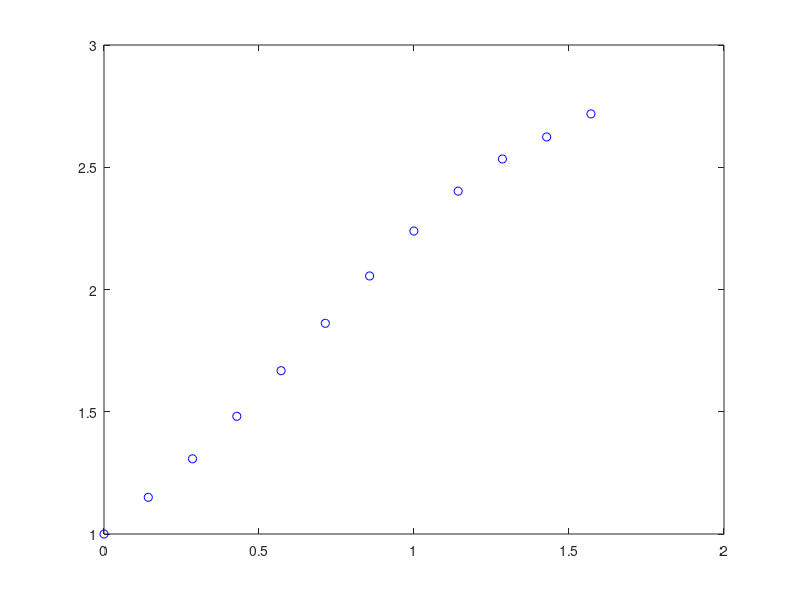

The MATLAB script that drew this image:
% y'' = y' cos(x) - y ln(y)
% Derivatives
%  fy = -ln(y)-1
%  fy' = cos(x)

clearvars;

N = 10;

a = 0;
b = pi/2;
y0 = 1;
yN = exp(1);
fy = @(y) -log(y) - 1;
fyp = @(x) cos(x);
h = (b-a)/(N+1);
x = (a:h:b)';
tol = 1e-10;

% Jacobian matrix (F and y)
J = zeros(N);
F = zeros(N,1);
y = 0.5*ones(N,1); %because is newton rapson and it needs an initial value for the iteration

% Fill the Jacobian matrix
n = 20;
for k=1:n
    for i=1:N
        J(i,i) = 2+h^2*fy(x(i+1));
    end
    for i = 1:N-1
        J(i,i+1) = -1+(h/2)*fyp(x(i+1));
        J(i+1,i) = -1-(h/2)*fyp(x(i+1));
    end
    %spy(J);
    
    % Fill F with an initial value
    F(1) = -y0 + 2*y(1) - y(2)+h^2*(((y(1)-y0)/(2*h))*cos(x(1))-y(1)*log(y(1)));
    
    for i=2:N-1
        F(i) = -y(i-1)+2*y(i)-y(i+1)+h^2*(((y(i+1)-y(i-1))/(2*h))*cos(x(i))-y(i)*log(y(i)));
    end
    F(N) = -y(N-1)+2*y(N)-yN+h^2*(((yN-y(N-1))/(2*h))*cos(x(N)-y(N)*log(y(N))));
    
    v = J\(-F);
    y = y+v;
    
    if sqrt(dot(v,v))<=tol
        break;
    end
    
    yt = [y0;y;yN];
    
    figure(1);
    plot(x,yt,'ob');
    pause(1);

end

y = [y0;y;yN];

ya = @(x) exp(sin(x));